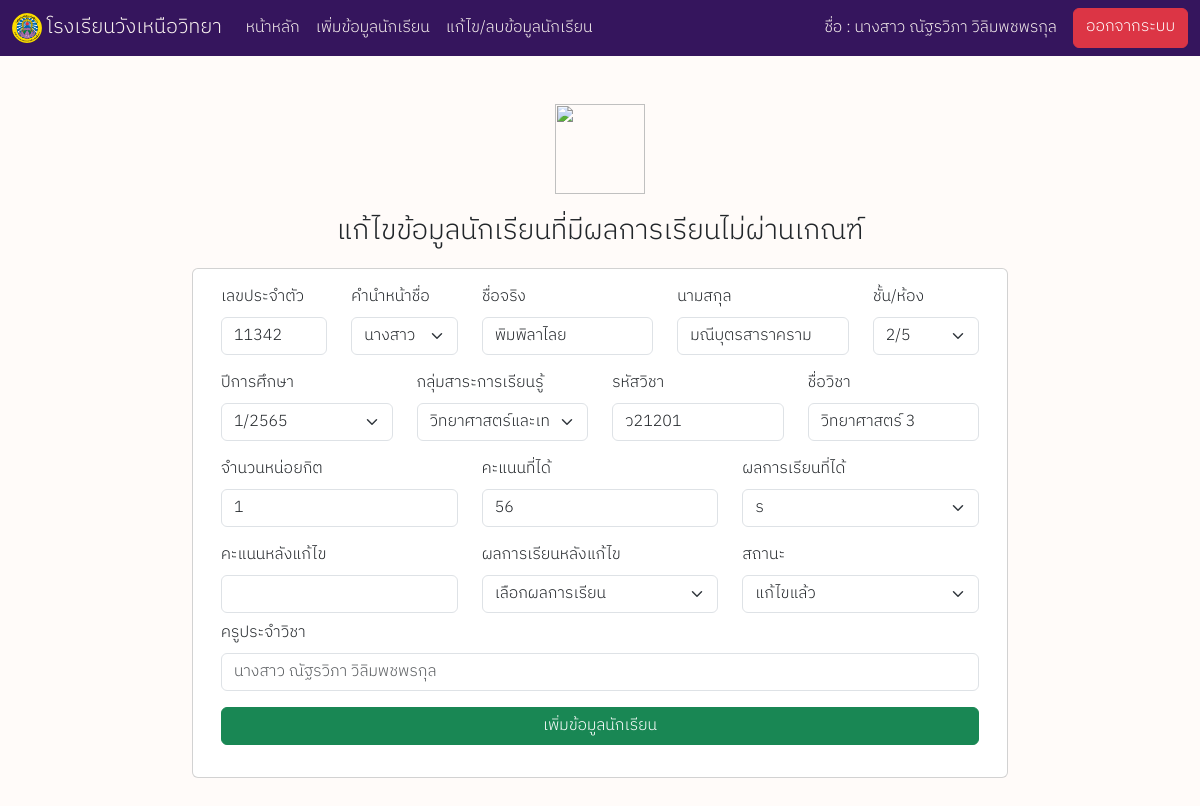
The page /student_edit.php?id=3 (signed in) on the database its author committed.
### tables this page shows
CREATE TABLE `log_student` (
  `id` int(11) NOT NULL,
  `id_student` varchar(5) NOT NULL,
  `title_name` varchar(10) NOT NULL,
  `first_name` varchar(100) NOT NULL,
  `last_name` varchar(100) NOT NULL,
  `class` varchar(10) NOT NULL,
  `year` varchar(10) NOT NULL,
  `sara` varchar(50) NOT NULL,
  `id_subject` varchar(10) NOT NULL,
  `name_subject` varchar(50) NOT NULL,
  `credit` float NOT NULL,
  `score_before` float NOT NULL,
  `score_after` float NOT NULL,
  `grade_before` varchar(10) NOT NULL,
  `grade_after` varchar(10) NOT NULL,
  `id_teacher` int(11) NOT NULL,
  `status` varchar(20) NOT NULL,
  `time` timestamp NOT NULL DEFAULT CURRENT_TIMESTAMP ON UPDATE CURRENT_TIMESTAMP
);

### student_edit.php (the view, shortened to what this page needs)
<?php
    include 'php/server.php';
    if (isset($_GET['id'])) {
        $id = $_GET['id'];
        $student = "SELECT * FROM `log_student` WHERE id = '$id'";
        $student_result = mysqli_query($connect, $student);
    } else {
        header('location: student.php');
    }
?>
<!DOCTYPE html>
<html lang="en">
<head>
    <link rel="stylesheet" href="css/bootstrap.min.css">
    <link rel="stylesheet" href="style.css">
</head>
<body>
    <?php include 'php/navbar.php'; ?>
    <div class="row my-5">
        <div class="col-1 col-sm-1 col-md-2">
        </div>
        <div class="col-10 col-sm-10 col-md-8">
            <div class="row mb-3">
                <center>
                    <img src="img/add-1.png" width="90px" height="90px" class="mb-3">
                </center>
                <div class="fs-3 text-center">
                    แก้ไขข้อมูลนักเรียนที่มีผลการเรียนไม่ผ่านเกณฑ์
                </div>
            </div>
            <div class="row">
                <div class="card">
                    <div class="card-body">
                        <form action="php/edit_student_db.php" method="post">
                        <?php while($log_student = mysqli_fetch_assoc($student_result)) { ?>
                            <div class="row mb-2">
                                <div class="col-12 col-sm-12 mb-2 col-md-2">
                                    <label class="form-label">เลขประจำตัว</label>
                                    <input type="number" name="id_student" class="form-control" required placeholder="เช่น 12344" value="<?php echo $log_student['id_student']; ?>">
                                </div>
                                <div class="col-12 col-sm-12 mb-2 col-md-2">
                                    <label class="form-label">คำนำหน้าชื่อ</label>
                                    <select name="title_student" required class="form-select">
                                        <option value="<?php echo $log_student['title_name'] ?>"><?php echo $log_student['title_name']; ?></option>
                                    </select>
                                </div>
                                <div class="col-12 col-sm-12 mb-2 col-md-3">
                                    <label class="form-label">ชื่อจริง</label>
                                    <input type="text" name="first_name_student" class="form-control" required placeholder="กรอกชื่อจริงนักเรียน" value="<?php echo $log_student['first_name']; ?>">
                                </div>
                                <div class="col-12 col-sm-12 mb-2 col-md-3">
                                    <label class="form-label">นามสกุล</label>
                                    <input type="text" name="last_name_student" class="form-control" required placeholder="กรอกนามสกุลของนักเรียน" value="<?php echo $log_student['last_name']; ?>">
                                </div>
                                <div class="col-12 col-sm-12 mb-2 col-md-2">
                                    <label class="form-label">ชั้น/ห้อง</label>
                                    <select name="class" class="form-select" required>
                                        <option value="<?php echo $log_student['class']; ?>"><?php echo $log_student['class']; ?></option>
                                    </select>
                                </div>
                            </div>
                            <div class="row mb-2">
                                <div class="col-12 col-sm-12 col-md-3">
                                    <label class="form-label">ปีการศึกษา</label>
                                    <select name="year" required class="form-select">
                                        <option value="<?php echo $log_student['year'] ?>"><?php echo $log_student['year']; ?></option>
                                    </select>
                                </div>
                                <div class="col-12 col-sm-12 mb-2 col-md-3">
                                    <label class="form-label">กลุ่มสาระการเรียนรู้</label>
                                    <select name="sara" required class="form-select">
                                        <option value="<?php echo $log_student['sara']; ?>" ><?php echo $log_student['sara']; ?></option>
                                    </select>
                                </div>
                                <div class="col-12 col-sm-12 mb-2 col-md-3">
                                    <label class="form-label">รหัสวิชา</label>
                                    <input type="text" name="id_subject" class="form-control" required placeholder="เช่น ก20827" value="<?php echo $log_student['id_subject']; ?>">
                                </div>
                                <div class="col-12 col-sm-12 mb-2 col-md-3">
                                    <label class="form-label">ชื่อวิชา</label>
                                    <input type="text" name="name_subject" class="form-control" required placeholder="กรอกชื่อวิชา" value="<?php echo $log_student['name_subject']; ?>">
                                </div>
                            </div>
                            <div class="row mb-2">
                                <div class="col-12 col-sm-12 mb-2 col-md-4">
                                    <label class="form-label">จำนวนหน่อยกิต</label>
                                    <input type="number" name="credit" class="form-control" step="0.5" required value="<?php echo $log_student['credit']; ?>">
                                </div>
                                <div class="col-12 col-sm-12 mb-2 col-md-4">
                                    <label class="form-label">คะแนนที่ได้</label>
                                    <input type="number" name="score_before" class="form-control" step="0.5" required value="<?php echo $log_student['score_before']; ?>">
                                </div>
                                <div class="col-12 col-sm-12 mb-2 col-md-4">
                                    <label class="form-label">ผลการเรียนที่ได้</label>
                                    <select name="grade_before" class="form-select" required>
                                        <option value="<?php echo $log_student['grade_before']; ?>"><?php echo $log_student['grade_before']; ?></option>
                                    </select>
                                </div>
                            </div>
                            <div class="row mb-2">
                                <div class="col-12 col-sm-12 col-md-4">
                                    <label class="form-label">คะแนนหลังแก้ไข</label>
                                    <input type="number" name="score_after" step="0.25" required class="form-control">
                                </div>
                                <div class="col-12 col-sm-12 col-md-4">
                                    <label class="form-label">ผลการเรียนหลังแก้ไข</label>
                                    <select name="grade_after" required class="form-select">
                                        <option>เลือกผลการเรียน</option>
                                    </select>
                                </div>
                                <div class="col-12 col-sm-12 col-md-4">
                                    <label class="form-label">สถานะ</label>
                                    <select name="status" class="form-select" required>
                                        <option value="แก้ไขแล้ว" selected>แก้ไขแล้ว</option>
                                    </select>
                                </div>
                            </div>
                            <div class="row mb-2">
                                <div class="col-12 col-sm-12 mb-2 col-md-12">
                                    <label class="form-label">ครูประจำวิชา</label>
                                    <input type="text" readonly placeholder="<?php echo $_SESSION['title'] . ' ' .  $_SESSION['first_name'] . ' ' . $_SESSION['last_name'] ?>" class="form-control">
                                </div>
                            </div>
                            <div class="row mb-2">
                                <div class="col-12 col-sm-12 mb-2 col-md-12">
                                    <button type="submit" class="btn btn-success w-100">เพิ่มข้อมูลนักเรียน</button>
                                </div>
                            </div>
                            <?php } ?>
                        </form>
                    </div>
                </div>
            </div>
        </div>
        <div class="col-1 col-sm-1 col-md-2">
        </div>
    </div>
</body>
</html>

### style.css (style rules this page uses)
body { background-color: #fffbf9; font-family: 'IBM Plex Sans Thai', sans-serif; }

### rows shown on the page
log_student: id_student "11342", title_student "นางสาว", first_name_student "พิมพิลาไลย", last_name_student "มณีบุตรสาราคราม", class "2/5", year "1/2565", sara "วิทยาศาสตร์และเทคโนโลยี", id_subject "ว21201", name_subject "วิทยาศาสตร์ 3", credit "1", score_before "56", grade_before "ร"

### other values the page prints
$_SESSION['title'] "นางสาว"
$_SESSION['first_name'] "ณัฐรวิภา"
$_SESSION['last_name'] "วิลิมพชพรกุล"
